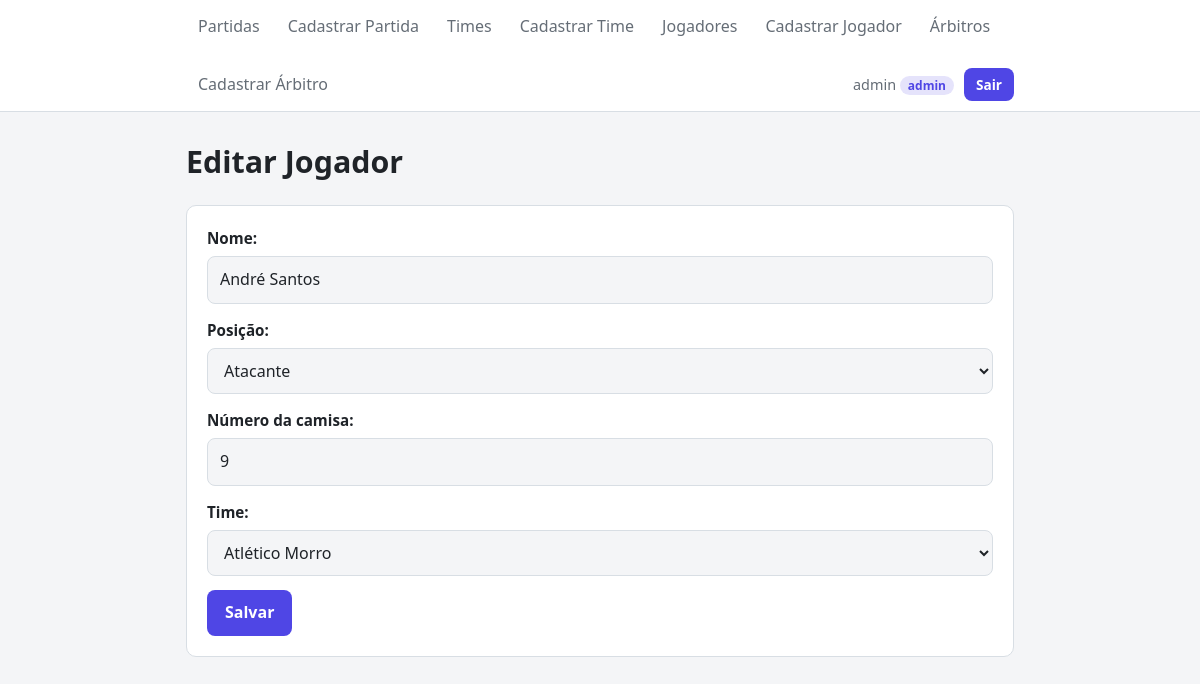
The page /jogadores/editar/9/ (signed in) on the database its author committed.
### campeonato/models.py (models this page shows, shortened)
class Jogador(models.Model):
    POSICOES = [
        ("goleiro", "Goleiro"),
        ("zagueiro", "Zagueiro"),
        ("lateral", "Lateral"),
        ("meio", "Meio-campo"),
        ("atacante", "Atacante"),
    ] # o primeiro valor é salvo no banco e o segundo é o que aparece na tela
    nome = models.CharField(max_length=100, verbose_name="Nome")
    posicao = models.CharField(max_length=20, choices=POSICOES, verbose_name="Posição")
    numeroCamisa = models.PositiveIntegerField(verbose_name="Número da camisa")
    time = models.ForeignKey(Time,
    on_delete=models.CASCADE,
    related_name="jogadores",
    verbose_name="Time",) # com o related_name podemos usar time.jogadores.all()

class Time(models.Model):
    nome = models.CharField(max_length=100, unique=True, verbose_name="Nome") # unique=True impede dois times com o mesmo nome
    bairro = models.CharField(max_length=100, verbose_name="Bairro")
    def __str__(self):
        return self.nome

### campeonato/views.py (the view)
# urls.py: path("jogadores/editar/<int:pk>/", JogadorUpdateView.as_view(), name="editarJogador"),
class JogadorUpdateView(AdminRequiredMixin, UpdateView):
    model = Jogador
    form_class = JogadorForm
    template_name = "campeonato/jogador_form.html"
    success_url = reverse_lazy("listaJogadores")
    extra_context = {"tituloPagina": "Editar Jogador", "h1": "Editar Jogador", "btn": "Salvar"}

### campeonato/forms.py
class JogadorForm(forms.ModelForm):
    class Meta:
        model = Jogador
        fields = ["nome", "posicao", "numeroCamisa", "time"]

### campeonato/views.py (called while the page is built)
    def test_func(self):
        return self.request.user.is_staff

### campeonato/templates/campeonato/jogador_form.html (shortened to what this page needs)
{% extends "campeonato/base.html" %}
{% block conteudo %}
    <form method="post">
        {{ form }}
        <button type="submit">{{ btn }}</button>
    </form>
{% endblock %}

### campeonato/templates/campeonato/base.html (shortened to what this page needs)
{% load static %}
<!DOCTYPE html>
<html lang="pt-BR">
<head>
    <link rel="stylesheet" href="{% static 'campeonato/css/style.css' %}">
</head>
<body>
    <header>
        <nav>
            <ul>
                {% if user.is_authenticated %}
                    <li><a href="{% url 'listaPartidas' %}">Partidas</a></li>
                    {% if user.is_staff %}<li><a href="{% url 'cadastrarPartida' %}">Cadastrar Partida</a></li>{% endif %}
                    <li><a href="{% url 'listaTimes' %}">Times</a></li>
                    {% if user.is_staff %}<li><a href="{% url 'cadastrarTime' %}">Cadastrar Time</a></li>{% endif %}
                    <li><a href="{% url 'listaJogadores' %}">Jogadores</a></li>
                    {% if user.is_staff %}<li><a href="{% url 'cadastrarJogador' %}">Cadastrar Jogador</a></li>{% endif %}
                    <li><a href="{% url 'listaArbitros' %}">Árbitros</a></li>
                    {% if user.is_staff %}<li><a href="{% url 'cadastrarArbitro' %}">Cadastrar Árbitro</a></li>{% endif %}
                    <li class="usuario">
                        <span>{{ user.username }} <span class="nivel">{% if user.is_staff %}admin{% else %}user{% endif %}</span></span>
                        <form method="post" action="{% url 'logout' %}" class="form-sair">
                            <button type="submit">Sair</button>
                        </form>
                    </li>
                {% else %}
                    <li><a href="{% url 'login' %}">Entrar</a></li>
                    <li><a href="{% url 'cadastroUsuario' %}">Criar conta</a></li>
                {% endif %}
            </ul>
        </nav>
    </header>
    <main>
        <h1>{% block h1 %}{{h1}}{% endblock %}</h1>
        {% block conteudo %}{% endblock %}
    </main>
</body>
</html>

### campeonato/static/campeonato/css/style.css (style rules this page uses)
:root { --fundo: #f4f5f7; --superficie: #ffffff; --texto: #1f2328; --texto-suave: #656d76; --borda: #d8dee4; --primaria: #4f46e5; --primaria-hover: #4338ca; --perigo: #dc2626; --perigo-hover: #b91c1c; --sucesso: #16a34a; --raio: 10px; --sombra: 0 1px 3px rgba(0, 0, 0, 0.08), 0 1px 2px rgba(0, 0, 0, 0.04); }
*, *::before, *::after { box-sizing: border-box; }
body { margin: 0; font-family: system-ui, -apple-system, "Segoe UI", Roboto, sans-serif; font-size: 16px; line-height: 1.6; color: var(--texto); background: var(--fundo); }
a { color: var(--primaria); text-decoration: none; }
header { background: var(--superficie); border-bottom: 1px solid var(--borda); position: sticky; top: 0; z-index: 10; }
nav ul { list-style: none; margin: 0 auto; padding: 0 16px; max-width: 860px; display: flex; flex-wrap: wrap; gap: 4px; }
nav a { display: block; padding: 14px 12px; color: var(--texto-suave); font-weight: 500; }
main { max-width: 860px; margin: 0 auto; padding: 32px 16px 64px; }
h1 { font-size: 1.9rem; margin: 0 0 24px; line-height: 1.2; }
form { background: var(--superficie); border: 1px solid var(--borda); border-radius: var(--raio); padding: 20px; margin: 0 0 24px; display: flex; flex-direction: column; gap: 14px; }
form > div { display: flex; flex-direction: column; gap: 6px; }
label { font-weight: 600; font-size: 0.95rem; }
input[type="text"], input[type="number"], input[type="datetime-local"], input[type="email"], input[type="password"], select, textarea { width: 100%; font: inherit; color: var(--texto); background: var(--fundo); border: 1px solid var(--borda); border-radius: 8px; padding: 10px 12px; }
button, .botao { align-self: flex-start; font: inherit; font-weight: 600; color: #ffffff; background: var(--primaria); border: none; border-radius: 8px; padding: 10px 18px; cursor: pointer; transition: background 0.15s; }
nav .usuario { margin-left: auto; display: flex; align-items: center; gap: 10px; color: var(--texto-suave); font-size: 0.9rem; }
.nivel { font-size: 0.75rem; font-weight: 600; padding: 1px 8px; border-radius: 999px; color: var(--primaria); background: color-mix(in srgb, var(--primaria) 15%, transparent); }
.form-sair { background: none; border: none; padding: 0; margin: 0; }
.form-sair button { padding: 6px 12px; font-size: 0.85rem; width: auto; }

### rows shown on the page
Jogador: nome "André Santos", posicao "Atacante", numeroCamisa "9", time "Atlético Morro"

### other values the page prints
{{ user.username }} "admin"
{{ h1 }} "Editar Jogador"
{{ btn }} "Salvar"
